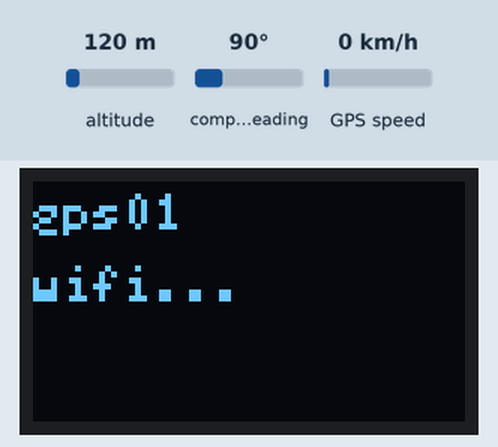
Bench run of a sketch on a simulated ESP32-C3. Shown: 72×40 one-colour display. The inputs (shaded band) are chosen by the test bench; at power-on: altitude 120 m, compass heading 90°, GPS speed 0 km/h. WiFi joins after 1.5 s; servers stay silent unless stated; the local clock reads 2024-03-15 10:24:30 at power-on unless the sketch sets it; the GPS gets a fix after 3 s at 37.7749, -122.4194 with 8 satellites; no MQTT or app messages arrive unless stated; not simulated (calls return 0 or success): secrets.h; what the sketch prints to the serial monitor is not drawn.

Above: at 0.3 s.
At 2.1 s:
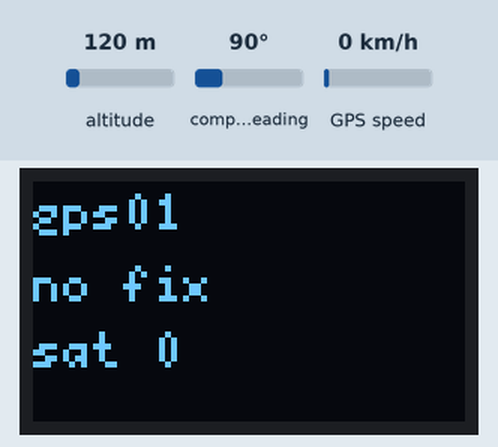
At 4.1 s:
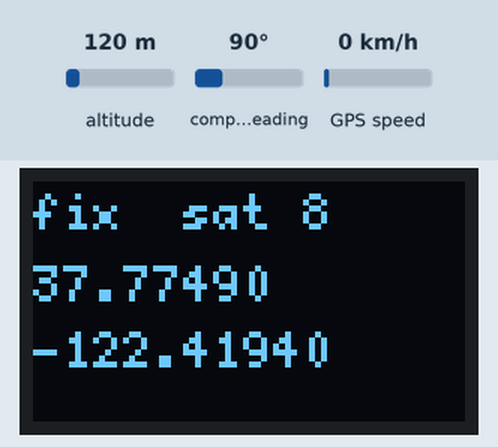

The sketch:

neo6m_c3_oled.ino
```cpp
// NEO-6M GPS on an ESP32-C3 board with an onboard 0.42" 72x40 OLED.
// Reads location over UART, shows it on the OLED, and publishes it to the
// sensor-lab stack over MQTT — same pipeline as the ESP8266 sketches
// (MQTT -> bridge -> Kafka -> tsdb-writer -> TimescaleDB).
//
// Differences from the other sketches in this repo:
//   * ESP32-C3, not ESP8266: <WiFi.h> and WiFi.config() takes TWO DNS args.
//   * OLED is the 0.42" 72x40 panel — a window into a 128x64 SSD1306 controller
//     that needs column/page offsets. Adafruit_SSD1306 doesn't apply them, so we
//     use U8g2's dedicated U8G2_SSD1306_72X40_ER_F_HW_I2C constructor instead.
//   * GPS over a hardware UART, parsed with TinyGPSPlus.
//
// Board package: esp32 (Espressif). Board: "ESP32C3 Dev Module".
//   Enable "USB CDC On Boot" so the Serial monitor works over the native USB.
// Libraries: PubSubClient, TinyGPSPlus (Mikal Hart), U8g2 (olikraus).
//
// Wiring (NEO-6M -> ESP32-C3). The OLED is onboard, so only the GPS is wired:
//   NEO-6M VCC -> 3V3   (or 5V only if your breakout has an onboard regulator)
//   NEO-6M GND -> GND
//   NEO-6M TX  -> GPIO20 (GPS_RX_PIN)  <- the essential wire (GPS talks, ESP listens)
//   NEO-6M RX  -> GPIO21 (GPS_TX_PIN)  <- optional, only to send config to the module
//   OLED is fixed on I2C: SDA=GPIO5, SCL=GPIO6, addr 0x3C.
//
// First fix on a cold NEO-6M can take a few minutes; give it a clear view of the sky.

#include <Wire.h>
#include <U8g2lib.h>
#include <WiFi.h>
#include <PubSubClient.h>
#include <TinyGPS++.h>
#include <time.h>

// ---- WiFi + MQTT — copy secrets.h.example to this folder as secrets.h and fill in ----
#include "secrets.h"   // WIFI_SSID, WIFI_PASS, MQTT_HOST (gitignored)

// ---- Onboard 0.42" OLED: SSD1306 72x40 on I2C SDA=GPIO5 / SCL=GPIO6, addr 0x3C ----
#define OLED_SDA       5
#define OLED_SCL       6

// ---- NEO-6M GPS on a hardware UART ----
#define GPS_BAUD       9600
#define GPS_RX_PIN     20   // ESP RX  <- GPS TX  (required)
#define GPS_TX_PIN     21   // ESP TX  -> GPS RX  (optional)

// ---- Publish cadence ----
#define READ_INTERVAL  2000

// ---- Static IPv4 (default DHCP can't reach your LAN's subnet) ----
// Comment out USE_STATIC_IP to fall back to DHCP.
#define USE_STATIC_IP
IPAddress STATIC_IP   (10, 0, 0, 67);   // unused address on your LAN
IPAddress STATIC_GW   (10, 0, 0,  1);   // router / default gateway
IPAddress STATIC_MASK (255, 255, 255, 0);
IPAddress STATIC_DNS  (10, 0, 0,  1);   // router doubles as DNS; or use 1.1.1.1
IPAddress STATIC_DNS2 (1, 1, 1, 1);     // ESP32 WiFi.config() takes a second DNS

// ---- MQTT ----
#define MQTT_PORT      1883
#define DEVICE_ID      "gps01"
#define MQTT_TOPIC     "sensors/lab/" DEVICE_ID "/telemetry"
#define MQTT_CLIENT_ID "esp-" DEVICE_ID

// ---- Debug logging ----
// Set to 1 for a chatty per-cycle status line on the serial console; 0 to quiet it.
#define DEBUG_LOG 1
#if DEBUG_LOG
  #define DBG(...) Serial.printf(__VA_ARGS__)
#else
  #define DBG(...) do {} while (0)
#endif

// Echo every raw byte the GPS sends to the console. If you see lines like
// "$GPGGA,..." the GPS + wiring + baud are all good; if this stays blank, no
// bytes are arriving (wiring/baud), not a software problem. Spammy — turn off
// once confirmed.
#define GPS_RAW_ECHO 0

// Onboard RGB LED (WS2812) as a status indicator that needs no serial monitor.
// Most ESP32-C3 0.42" boards wire it to GPIO8. Set USE_STATUS_LED to 0 if your
// board has none or it's on another pin. neopixelWrite() is built into the
// esp32 core, so no extra library is needed.
//   white = booting   red = no GPS bytes   blue = bytes, no fix   green = fix
#define USE_STATUS_LED 1
#define STATUS_LED_PIN 8

// 72x40 SSD1306. Full framebuffer (F), hardware I2C on the default Wire bus
// (we point Wire at GPIO5/6 in setup before u8g2.begin()).
U8G2_SSD1306_72X40_ER_F_HW_I2C display(U8G2_R0, /* reset=*/ U8X8_PIN_NONE);

TinyGPSPlus gps;
HardwareSerial GPSSerial(1);   // UART1, remapped to GPS_RX_PIN / GPS_TX_PIN
WiFiClient wifiClient;
PubSubClient mqttClient(wifiClient);

unsigned long lastRead = 0;
bool ntpSynced = false;

const char* wifiStatusStr(wl_status_t s) {
  switch (s) {
    case WL_IDLE_STATUS:     return "IDLE";
    case WL_NO_SSID_AVAIL:   return "NO_SSID_AVAIL";
    case WL_SCAN_COMPLETED:  return "SCAN_COMPLETED";
    case WL_CONNECTED:       return "CONNECTED";
    case WL_CONNECT_FAILED:  return "CONNECT_FAILED (bad password?)";
    case WL_CONNECTION_LOST: return "CONNECTION_LOST";
    case WL_DISCONNECTED:    return "DISCONNECTED";
    default:                 return "UNKNOWN";
  }
}

void connectWifi() {
  if (WiFi.status() == WL_CONNECTED) return;
  WiFi.mode(WIFI_STA);
#ifdef USE_STATIC_IP
  // Must be called BEFORE WiFi.begin() so DHCP is skipped. NOTE: the ESP32 core
  // takes TWO DNS servers here (the ESP8266 core takes one).
  Serial.printf("WiFi static: ip=%s gw=%s mask=%s dns=%s\n",
    STATIC_IP.toString().c_str(),
    STATIC_GW.toString().c_str(),
    STATIC_MASK.toString().c_str(),
    STATIC_DNS.toString().c_str());
  if (!WiFi.config(STATIC_IP, STATIC_GW, STATIC_MASK, STATIC_DNS, STATIC_DNS2)) {
    Serial.println(F("WiFi.config FAILED"));
  }
#else
  Serial.println(F("WiFi: DHCP mode"));
#endif
  Serial.printf("WiFi connecting to '%s'...\n", WIFI_SSID);
  WiFi.begin(WIFI_SSID, WIFI_PASS);
  unsigned long start = millis();
  while (WiFi.status() != WL_CONNECTED && millis() - start < 15000) {
    delay(500);
    Serial.print(".");
  }
  Serial.println();
  if (WiFi.status() == WL_CONNECTED) {
    Serial.printf("WiFi UP: ip=%s rssi=%ddBm\n",
      WiFi.localIP().toString().c_str(), WiFi.RSSI());
  } else {
    Serial.printf("WiFi FAILED: status=%s\n", wifiStatusStr(WiFi.status()));
  }
}

void waitForNtp(unsigned long timeoutMs) {
  Serial.print(F("NTP syncing"));
  unsigned long start = millis();
  while (time(nullptr) < 1700000000UL && millis() - start < timeoutMs) {
    delay(500);
    Serial.print(".");
  }
  Serial.println();
  time_t now = time(nullptr);
  if (now >= 1700000000UL) {
    ntpSynced = true;
    Serial.printf("NTP UP: unix=%lu\n", (unsigned long)now);
  } else {
    Serial.printf("NTP not yet synced after %lums (will keep retrying)\n", timeoutMs);
  }
}

void connectMqtt() {
  if (mqttClient.connected()) return;
  if (WiFi.status() != WL_CONNECTED) return;
  mqttClient.setServer(MQTT_HOST, MQTT_PORT);
  Serial.printf("MQTT connecting to %s:%d as %s...\n",
    MQTT_HOST, MQTT_PORT, MQTT_CLIENT_ID);
  if (mqttClient.connect(MQTT_CLIENT_ID)) {
    Serial.println(F("MQTT UP"));
  } else {
    Serial.printf("MQTT FAILED, state=%d\n", mqttClient.state());
  }
}

void setLed(uint8_t r, uint8_t g, uint8_t b) {
#if USE_STATUS_LED
  neopixelWrite(STATUS_LED_PIN, r, g, b);   // built into the esp32 core
#endif
}

// Generic 3-line OLED message — a debug channel that works even when the serial
// monitor doesn't. Pass NULL to skip a line.
void oledLines(const char* a, const char* b, const char* c) {
  display.clearBuffer();
  display.setFont(u8g2_font_5x7_tf);
  if (a) display.drawStr(0, 8, a);
  if (b) display.drawStr(0, 20, b);
  if (c) display.drawStr(0, 31, c);
  display.sendBuffer();
}

void showOled(bool haveFix, double lat, double lon, int sats) {
  display.clearBuffer();
  display.setFont(u8g2_font_5x7_tf);
  char line[24];
  if (haveFix) {
    snprintf(line, sizeof(line), "fix  sat %d", sats);
    display.drawStr(0, 8, line);
    snprintf(line, sizeof(line), "%.5f", lat);
    display.drawStr(0, 20, line);
    snprintf(line, sizeof(line), "%.5f", lon);
    display.drawStr(0, 31, line);
  } else {
    display.drawStr(0, 8, DEVICE_ID);
    display.drawStr(0, 20, "no fix");
    snprintf(line, sizeof(line), "sat %lu", (unsigned long)gps.satellites.value());
    display.drawStr(0, 31, line);
  }
  display.sendBuffer();
}

void setup() {
  Serial.begin(115200);
  // On native USB-CDC the host must OPEN the port before any output is visible.
  // Wait up to 5s for that so the boot banner isn't lost, then carry on headless.
  unsigned long t0 = millis();
  while (!Serial && millis() - t0 < 5000) { delay(10); }
  delay(200);

  setLed(40, 40, 40);   // dim white = booting (visible with no serial / no OLED libs)

  Serial.println();
  Serial.println(F("=== neo6m_c3_oled booting ==="));
  Serial.printf("device=%s  topic=%s\n", DEVICE_ID, MQTT_TOPIC);
  Serial.printf("OLED I2C sda=%d scl=%d | GPS uart rx=%d tx=%d @ %d baud\n",
    OLED_SDA, OLED_SCL, GPS_RX_PIN, GPS_TX_PIN, GPS_BAUD);
  Serial.printf("DEBUG_LOG=%d GPS_RAW_ECHO=%d STATUS_LED=%d(pin %d)\n",
    DEBUG_LOG, GPS_RAW_ECHO, USE_STATUS_LED, STATUS_LED_PIN);
  Serial.flush();

  // OLED on the onboard I2C pins.
  Wire.begin(OLED_SDA, OLED_SCL);
  display.setBusClock(400000);
  if (!display.begin()) {
    // begin() returns false on most U8g2 builds only if the bus can't init; some
    // builds return void — either way the next oledLines() makes it obvious.
    Serial.println(F("OLED begin() reported a problem (wrong I2C pins/addr?)"));
  }
  oledLines(DEVICE_ID, "booting", NULL);

  // GPS UART. begin(baud, config, rxPin, txPin) remaps UART1 to our pins.
  GPSSerial.begin(GPS_BAUD, SERIAL_8N1, GPS_RX_PIN, GPS_TX_PIN);

  oledLines(DEVICE_ID, "wifi...", WIFI_SSID);
  connectWifi();
  if (WiFi.status() == WL_CONNECTED) {
    oledLines("wifi ok", WiFi.localIP().toString().c_str(), "ntp...");
    // NTP — UTC, no DST offset (server stores TIMESTAMPTZ).
    configTime(0, 0, "pool.ntp.org", "time.google.com");
    waitForNtp(15000);
    oledLines("ntp ok", "mqtt...", MQTT_HOST);
    connectMqtt();
    oledLines(mqttClient.connected() ? "mqtt ok" : "mqtt FAIL",
              "waiting for", "gps fix...");
  } else {
    Serial.println(F("Skipping NTP/MQTT: WiFi not connected"));
    oledLines("wifi FAIL", "check ssid", "/ password");
  }
}

void loop() {
  // Feed the NMEA parser continuously — it needs every byte, not just at the
  // publish interval.
  while (GPSSerial.available() > 0) {
    char c = GPSSerial.read();
    gps.encode(c);
#if GPS_RAW_ECHO
    Serial.write(c);   // raw NMEA passthrough for diagnosing wiring/baud
#endif
  }
  mqttClient.loop();

  if (millis() - lastRead < READ_INTERVAL) return;
  lastRead = millis();

  connectWifi();
  connectMqtt();

  bool haveFix = gps.location.isValid() && gps.location.age() < 5000;
  double lat = gps.location.lat();
  double lon = gps.location.lng();
  int sats   = gps.satellites.isValid() ? (int)gps.satellites.value() : 0;

  showOled(haveFix, lat, lon, sats);

  // Per-cycle status line (gated by DEBUG_LOG). rx_chars=0 means no bytes are
  // arriving (wiring/baud); cksum_err climbing usually means the wrong baud rate.
  DBG("gps: fix=%s sats=%lu hdop=%.1f age=%ldms | rx_chars=%lu sentences=%lu cksum_err=%lu | wifi=%s mqtt=%s\n",
    haveFix ? "YES" : "no",
    (unsigned long)gps.satellites.value(),
    gps.hdop.isValid() ? gps.hdop.hdop() : 0.0,
    (long)gps.location.age(),
    (unsigned long)gps.charsProcessed(),
    (unsigned long)gps.sentencesWithFix(),
    (unsigned long)gps.failedChecksum(),
    wifiStatusStr(WiFi.status()),
    mqttClient.connected() ? "up" : "down");

  // A NEO-6M that's wired wrong (or at the wrong baud) sends no bytes — flag it
  // loudly even when DEBUG_LOG is off, and reflect the state on the RGB LED.
  if (gps.charsProcessed() < 10) {
    Serial.println(F("WARNING: no GPS bytes yet — check GPS TX -> GPIO20, shared GND, 9600 baud"));
    setLed(60, 0, 0);   // red: nothing arriving from the GPS
  } else if (!haveFix) {
    setLed(0, 0, 60);   // blue: receiving NMEA, still acquiring a fix
  } else {
    setLed(0, 60, 0);   // green: have a fix
  }

  if (!haveFix) return;

  time_t now = time(nullptr);
  if (now < 1700000000UL) {
    Serial.printf("have fix but NTP not synced (time=%lu); not publishing\n",
      (unsigned long)now);
    return;
  }
  if (!ntpSynced) {
    ntpSynced = true;
    Serial.printf("NTP just synced: unix=%lu\n", (unsigned long)now);
  }

  // Build payload. Always include lat/lon (we only get here with a fix); add the
  // optional fields when TinyGPSPlus considers them valid. Omitted fields are
  // simply stored as NULL by the stack.
  char payload[220];
  int n = snprintf(payload, sizeof(payload),
    "{\"device_id\":\"%s\",\"ts\":%lu,\"lat\":%.6f,\"lon\":%.6f",
    DEVICE_ID, (unsigned long)now, lat, lon);
  if (gps.altitude.isValid()) {
    n += snprintf(payload + n, sizeof(payload) - n,
      ",\"alt_m\":%.1f", gps.altitude.meters());
  }
  if (gps.satellites.isValid()) {
    n += snprintf(payload + n, sizeof(payload) - n, ",\"sats\":%d", sats);
  }
  if (gps.speed.isValid()) {
    n += snprintf(payload + n, sizeof(payload) - n,
      ",\"speed_kmh\":%.1f", gps.speed.kmph());
  }
  snprintf(payload + n, sizeof(payload) - n, "}");

  if (mqttClient.connected()) {
    bool ok = mqttClient.publish(MQTT_TOPIC, payload);
    Serial.printf("publish %s: %s\n", ok ? "ok" : "FAIL", payload);
  } else {
    Serial.printf("mqtt down, dropping: %s\n", payload);
  }
}
```

Measured:
- what the display in image 0 shows lasts 1.5 s, from 0.3 s to 1.8 s
- what the display in image 1 shows lasts 2.0 s, from 2.0 s to 4.0 s
